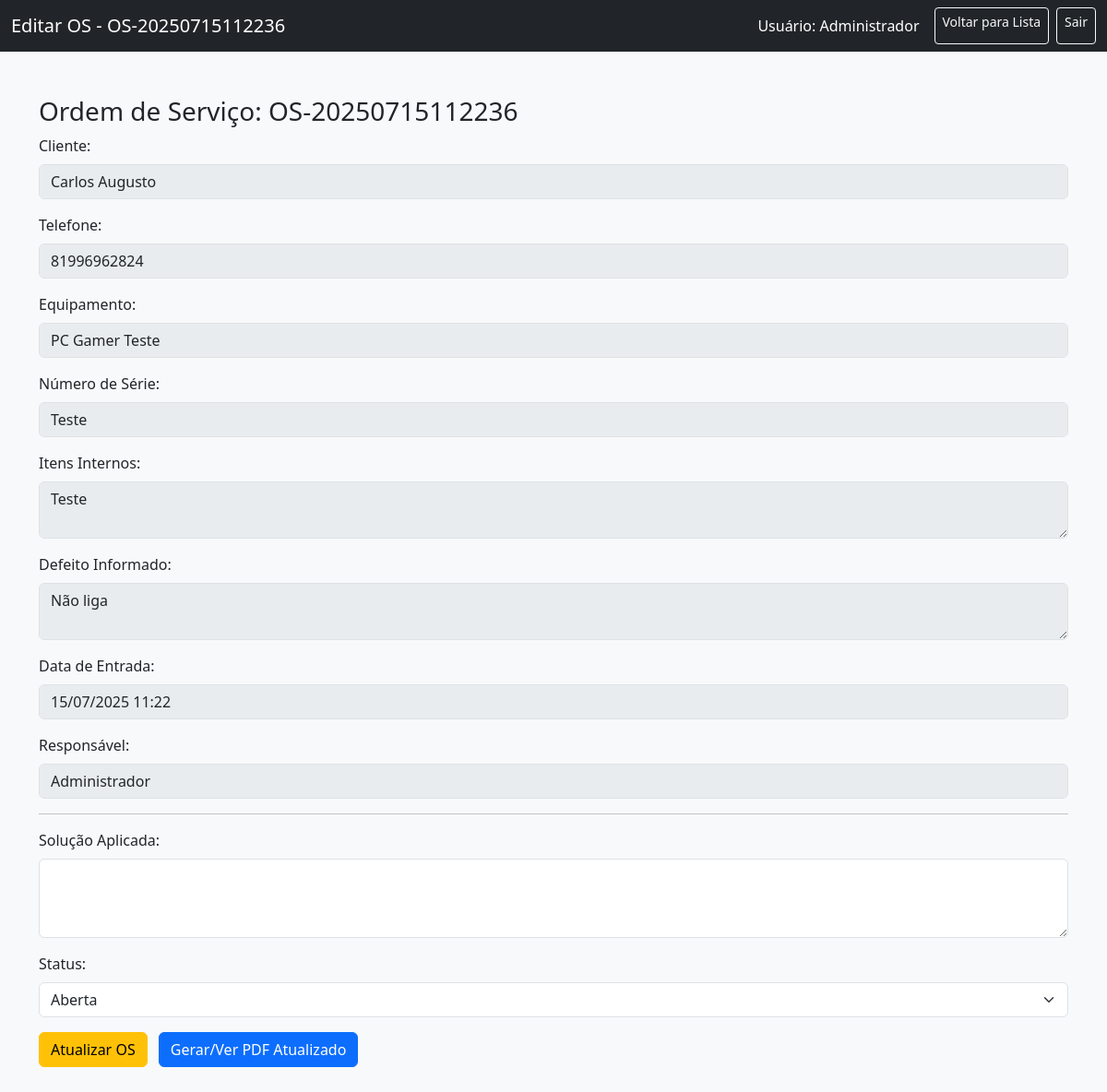
The app's page /editar_os/1 (signed in) with its own data.
### tables this page shows
CREATE TABLE ordens_servico (
        id INTEGER PRIMARY KEY AUTOINCREMENT,
        codigo_os TEXT,
        cliente TEXT,
        telefone TEXT,
        equipamento TEXT,
        numero_serie TEXT,
        itens_internos TEXT,
        defeito TEXT,
        solucao TEXT,
        status TEXT DEFAULT 'Aberta',
        data_entrada TEXT,
        responsavel TEXT
    );

### app.py (the view)
@app.route('/editar_os/<int:id>', methods=['GET', 'POST'])
def editar_os(id):
    if 'usuario' not in session:
        return redirect(url_for('login'))
    conn = sqlite3.connect(DB)
    c = conn.cursor()
    if request.method == 'POST':
        solucao = request.form['solucao']
        status = request.form['status']
        c.execute("UPDATE ordens_servico SET solucao=?, status=? WHERE id=?", (solucao, status, id))
        conn.commit()
        c.execute("SELECT * FROM ordens_servico WHERE id=?", (id,))
        os_info = c.fetchone()
        conn.close()
        if os_info:
            os_dados_atualizados = {
                'codigo_os': os_info[1],
                'cliente': os_info[2],
                'telefone': os_info[3],
                'equipamento': os_info[4],
                'numero_serie': os_info[5],
                'itens_internos': os_info[6],
                'defeito': os_info[7],
                'solucao': os_info[8],
                'status': os_info[9],
                'data_entrada': os_info[10],
                'responsavel': os_info[11]
            }
            gerar_pdf_os(os_dados_atualizados)
        flash("OS atualizada com sucesso!", 'success')
        return redirect(url_for('listar_os'))
    else:
        c.execute("SELECT * FROM ordens_servico WHERE id=?", (id,))
        os_info = c.fetchone()
        conn.close()
        if not os_info:
            flash("OS não encontrada.", 'danger')
            return redirect(url_for('listar_os'))
        return render_template('editar_os.html', os=os_info, usuario=session['usuario'])

### templates/editar_os.html (shortened to what this page needs)
<!DOCTYPE html>
<html lang="pt-br">
<head>
  <link href="https://cdn.jsdelivr.net/npm/bootstrap@5.3.0/dist/css/bootstrap.min.css" rel="stylesheet">
</head>
<body class="bg-light">
<nav class="navbar navbar-dark bg-dark">
  <div class="container-fluid">
    <span class="navbar-brand">Editar OS - {{ os[1] }}</span>
    <div class="d-flex">
      <span class="navbar-text text-white me-3">Usuário: {{ usuario }}</span>
      <a href="{{ url_for('listar_os') }}" class="btn btn-outline-light btn-sm me-2">Voltar para Lista</a>
      <a href="{{ url_for('logout') }}" class="btn btn-outline-light btn-sm">Sair</a>
    </div>
  </div>
</nav>
<div class="container py-5">
  <h3>Ordem de Serviço: {{ os[1] }}</h3>
  <form method="POST">
    <div class="mb-3">
      <label class="form-label">Cliente:</label>
      <input type="text" class="form-control" value="{{ os[2] }}" disabled>
    </div>
    <div class="mb-3">
      <label class="form-label">Telefone:</label>
      <input type="text" class="form-control" value="{{ os[3] }}" disabled>
    </div>
    <div class="mb-3">
      <label class="form-label">Equipamento:</label>
      <input type="text" class="form-control" value="{{ os[4] }}" disabled>
    </div>
    <div class="mb-3">
      <label class="form-label">Número de Série:</label>
      <input type="text" class="form-control" value="{{ os[5] }}" disabled>
    </div>
    <div class="mb-3">
      <label class="form-label">Itens Internos:</label>
      <textarea class="form-control" rows="2" disabled>{{ os[6] }}</textarea>
    </div>
    <div class="mb-3">
      <label class="form-label">Defeito Informado:</label>
      <textarea class="form-control" rows="2" disabled>{{ os[7] }}</textarea>
    </div>
    <div class="mb-3">
      <label class="form-label">Data de Entrada:</label>
      <input type="text" class="form-control" value="{{ os[10] }}" disabled>
    </div>
    <div class="mb-3">
      <label class="form-label">Responsável:</label>
      <input type="text" class="form-control" value="{{ os[11] }}" disabled>
    </div>
    <hr>
    <div class="mb-3">
      <label class="form-label">Solução Aplicada:</label>
      <textarea class="form-control" name="solucao" rows="3">{{ os[8] or '' }}</textarea>
    </div>
    <div class="mb-3">
      <label class="form-label">Status:</label>
      <select class="form-select" name="status">
        <option value="Aberta" {% if os[9] == 'Aberta' %}selected{% endif %}>Aberta</option>
      </select>
    </div>
    <button type="submit" class="btn btn-warning">Atualizar OS</button>
    <a href="{{ url_for('ver_pdf_os', codigo_os=os[1]) }}" class="btn btn-primary ms-2" target="_blank">Gerar/Ver PDF Atualizado</a>
  </form>
</div>
</body>
</html>

### records on screen
ordens_servico: codigo_os "OS-20250715112236", responsavel "Administrador", cliente "Carlos Augusto", telefone "81996962824", equipamento "PC Gamer Teste", numero_serie "Teste", itens_internos "Teste", defeito "Não liga", data_entrada "15/07/2025 11:22", status "Aberta"
